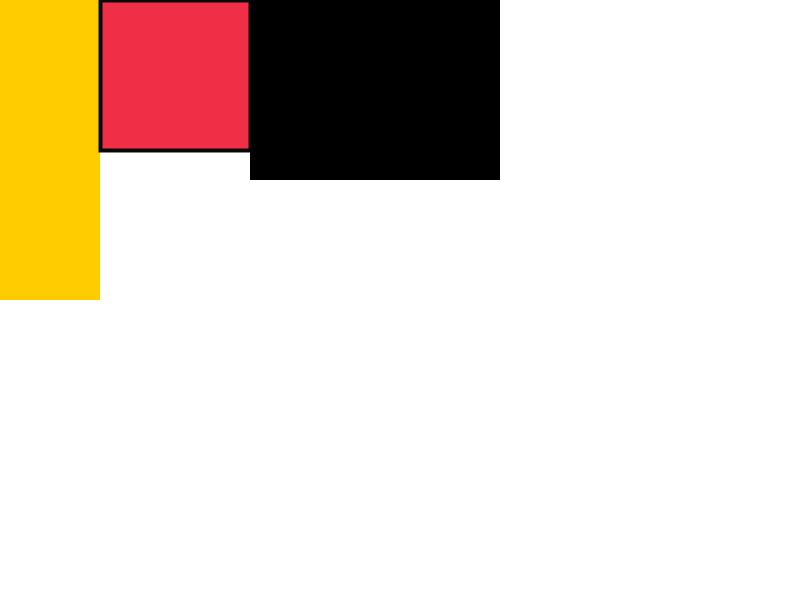
Frame 1 (no input)
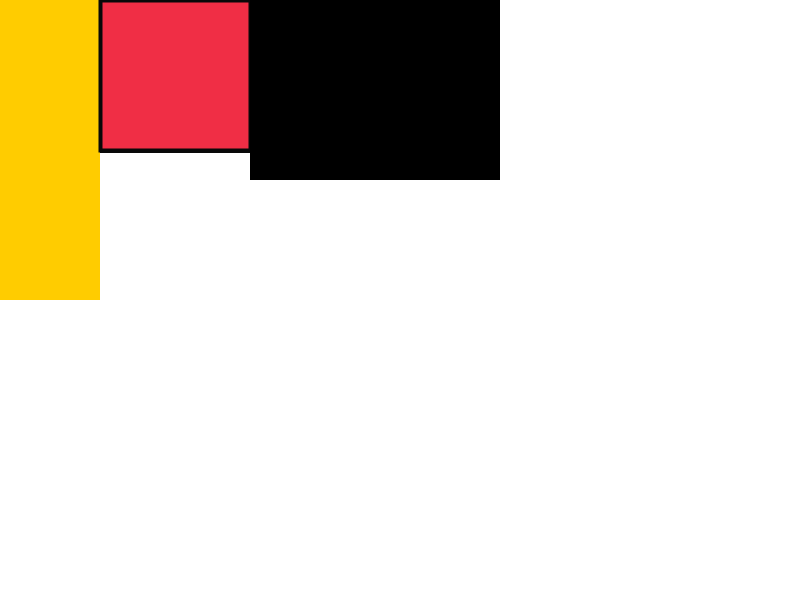
Frame 60 (the mouse pressed at the canvas centre just before this capture)
Frame 120 (the mouse held since frame 60 and released just before this capture): identical to frame 60, image omitted

The Processing sketch that drew these frames (run headless with seeded random() and noise(); from frame 60 on, the mouse is pressed at the canvas centre):

// Processing sketch: week01_Alp_Tugan_HelloWorld
// ── week01_Alp_Tugan_HelloWorld.pde
void setup() {
  surface.setLocation(0, 0);
  
  // Set the size of the window
  size(800, 600);
  
  // Set the bacground color
 background(#FFFFFF);
 
}

void draw() {
  
  // Set the fill color of the following shape
  fill(#FFCC00);
  
  // Disable the stroke around the foloowing shape
  noStroke();
  
  // Draw rectangle
  rect(0, 0, 100, 300);
  
  
  // Set stroke color to black
  stroke(#080808);
  
  // Set the stroke size
  strokeWeight(4);
  
  // Set the fill color of the following shape
  fill(#F02E45);
  // Draw the second rectangle
  rect(100, 0, 150, 150);

  
   // Disable the stroke around the foloowing shape
  noStroke();
  // Set the fill color of the following shape
  fill(#000000);
  // Draw the second rectangle
  rect(250, 0, 250, 180);
  
}
